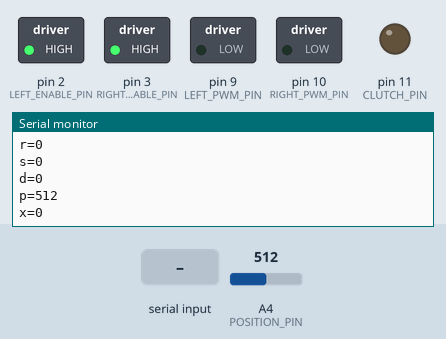
A sketch run on a simulated Arduino Nano, built with avr-gcc and run on an emulated ATmega328P. Parts: switched loads named in the sketch (green lamp = pin HIGH), output pins drawn as LEDs (lit = HIGH), the last lines printed to the serial monitor. The test bench sets the inputs (shaded band); at power-on: A4 (POSITION_PIN) = 512.

Above: at 1.2 s.
1.3 s: "1\n" received over Serial
At 1.9 s:
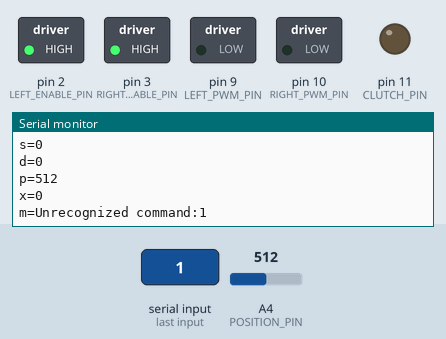
2.8 s: "i\n" received over Serial
At 2.96 s:
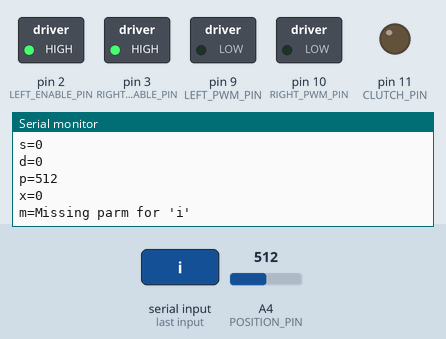
4.3 s: "90,45\n" received over Serial
At 4.9 s:
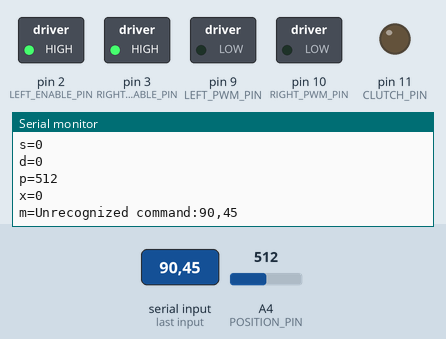

The sketch:

adrianAutoPilot.ino
```cpp
/*
Adrian Vrouwenvelder
November 2022
March 2023

Code is designed for Arduino Nano.
Code is designed to operate with the PWM-based IBT-2 Motor Control Board.

This motorcontroller is ascii-command driven.
Commands are single-letter, followed by one or more parameters.
Commands are terminated by newlines ('\n').
Carriage returns ('\r') are discarded and ignored.

*/

#include "commandbuffer.h"
#include "motorController.h"
#include "clutch.h"
#include "hexutil.h"

unsigned long latestStatusReportTime=0;
bool rebooted = true;

void setup() {
  // Serial.begin(9600);
  Serial.begin(115200);
  initClutch();
  initMotor();
}

void reportLimits() {
  Serial.println("l=" + String(getLimit(MotorDirectionLeft), DEC));
  Serial.println("r=" + String(getLimit(MotorDirectionRight), DEC));
}

void reportMotorSpeed() {
  Serial.println("s=" + String(getMotorSpeed(), DEC));
}

void reportClutchStatus() {
  String c;
  if (getClutch() == ClutchEnabled)
    c = "c=1";
  else
    c = "c=0";
  Serial.println(c);
}

void reportPosition() {
  int position = getPosition();
  Serial.println("p=" + String(position, DEC));
  switch (getLimitExceptionDirection()) {
    case MotorDirectionLeft: Serial.println("x=1"); break;
    case MotorDirectionRight: Serial.println("x=2"); break;
    default: Serial.println("x=0");
  }
}

void reportMotorDirection() {
  MotorDirection md = getMotorDirection();
  switch (getMotorDirection()) {
    case MotorDirectionLeft: Serial.println("d=1"); break;
    case MotorDirectionRight: Serial.println("d=2"); break;
    default: Serial.println("d=0"); break;
  }
}

void reportStatus() {
  reportClutchStatus();
  reportLimits();
  reportMotorSpeed();
  reportMotorDirection();
  reportPosition();
}


// Read a n-digit decimal number. Max is 255.
int getDecimal(char *decStr, uint8_t n) {
  int digits = n;
  int multiplier = 1;
  int result = 0;
  while (digits-- > 0) {
    result += multiplier * (decStr[digits] - '0');
    multiplier = multiplier * 10;
  }
  return result;
}


// Command interpreter and processor
void processCommand(char *command) {
  int cmdlen = (command != NULL) ? strlen(command) : 0;
  if (cmdlen > 0)  {
    char *parm = &command[1];
    switch (command[0]) {
    case 'c': // Engage or disengage Clutch. c1 is engage. c0 disengage
      if (cmdlen < 2) Serial.println("m=Missing parm for 'c'");
      else switch(command[1]) {
        case '1': setClutch(ClutchEnabled); break;
        case '0': setClutch(ClutchDisabled); break;
        default: Serial.println("m=Bad parm for 'c'");
      }
      break;
    case 'd': // Set motor direction. d1 d2 for left. d0 for stop.
      if (cmdlen < 2) Serial.println("m=Missing parm for 'd'");
      else switch(command[1]) {
        case '1': setMotorDirection(MotorDirectionLeft); break;
        case '2': setMotorDirection(MotorDirectionRight); break;
        case '0': setMotorDirection(MotorDirectionNeither); break;
        default: Serial.println("m=Bad parm for 'd'");
      }
      break;
    case 's': // Set motor speed. s123 = speed 123
      if (cmdlen < 4) Serial.println("m=Missing parm for 's'");
      else setMotorSpeed((uint8_t) getDecimal(parm, 3));
      break;
    case 'l': // Set left limit. e.g. l020 - Set left limit to 20.
      if (cmdlen < 5) Serial.println("m=Missing parm for 'l'");
      else setLimit(MotorDirectionLeft, getDecimal(parm, 4));
      break;
    case 'r': // Set right limit. e.g. r200 - Set left limit to 200.
      if (cmdlen < 5) Serial.println("m=Missing parm for 'r'");
      else setLimit(MotorDirectionRight, getDecimal(parm, 4));
      break;
    case 'i': // Set status interval. i0010 means set to 10ms
      if (cmdlen < 5) Serial.println("m=Missing parm for 'i'");
      else setStatusInterval(getDecimal(parm, 4));
      break;
    default:
      Serial.println("m=Unrecognized command:" + String(command));
    }
  }
}

void loop() {
  if (rebooted) {
    rebooted = false;
    Serial.println("m=REBOOTED"); // Signal to client that reinitialization may need to take place
  }
  unsigned long now = millis();

  // Get and process command
  if (Serial.available() > 0) {
    char *command = getCommandOrNULL(Serial.read());
    processCommand(command);
  }

  // Actuate motor
  readAndWritePins();

  // Possibly print reports.
  if (now < latestStatusReportTime) latestStatusReportTime = 0; // Deal with rollover (about 50 days)
  // Report motor position (limit) if it's time to do so.
  if ((now - latestStatusReportTime) >= getStatusInterval()) {
    reportStatus();
    latestStatusReportTime = now; // Update latest report time
  }
}
```

clutch.h
```cpp
/*
Adrian Vrouwenvelder
November 2022
March 2023
*/

#define CLUTCH_PIN (11) // OUTPUT

enum ClutchStatus {ClutchDisabled, ClutchEnabled};
ClutchStatus clutchStatus = ClutchDisabled;

ClutchStatus getClutch() {
    return clutchStatus;
}

void setClutch(ClutchStatus s) {
  if (s != clutchStatus) {
    clutchStatus = s;
    digitalWrite(CLUTCH_PIN, (clutchStatus == ClutchEnabled) ? HIGH: LOW);
  }
}

void initClutch() {
  pinMode(CLUTCH_PIN, OUTPUT);
  setClutch(ClutchDisabled); // Ensure clutch will be off initially, if not already so
}
```

commandbuffer.h
```cpp
#define CMDLEN (64)

char cmdBuffer[CMDLEN] = ""; // Circular buffer for collecting serial input
char cmd[CMDLEN] = ""; // Completed null-terminated command if isCommandComplete is true.
int cmdReadIdx = 0, cmdWriteIdx=0;


// Append character to command buffer.
// If command is complete and ready to consume, Return NULL-terminated command, without line termination (\n or \r) characters.
// If the command is incomplete or otherwise not ready to consume, return NULL .
char *getCommandOrNULL(char c) {
  if (c == '\r') return NULL; // Ignore carriage return chars.
  if (((cmdWriteIdx + 1) % CMDLEN) == cmdReadIdx) {
    Serial.println("ERR:FULLBUFF");
    return NULL;
  }
  cmdBuffer[cmdWriteIdx] = c;
  cmdWriteIdx = ((cmdWriteIdx + 1) % CMDLEN);
  if (c == '\n') {
    // We have a complete command - gather it and return it.
    int idx = 0;
    while (cmdReadIdx != cmdWriteIdx) {
      cmd[idx] = cmdBuffer[cmdReadIdx];
      if (cmd[idx] == '\n') cmd[idx] = '\0';
      cmdReadIdx = (cmdReadIdx + 1) % CMDLEN;
      ++idx;
    }
    return cmd;
  } else {
    cmd[0] = '\0';
    return NULL;
  }
}
```

hexutil.h
```cpp
#define hexDigit2Dec(h) (((h) >= '0' && (h) <= '9') ? ((h) - '0') : ((h) | 0x20) + 10 - 'a')
// Convert a two-nibble hex value (one byte, 8 bits) to a uint8_t.
// Always expectes there to be 2 bytes at hex.
// "7f" -> 127
uint8_t hexToDec(char *hex) {
  return (hexDigit2Dec(hex[0]) << 4) + hexDigit2Dec(hex[1]);
}

#define dec2hexDigit(nibble) ((nibble) <= 9 ? (nibble) + '0' : (nibble) - 10 + 'a')
// Print a 2-digit (one byte, two nibble) hex number for an 8-bit decimal value.
void printHex(uint8_t dec) {
  Serial.print(dec2hexDigit(dec >> 4));
  Serial.print(dec2hexDigit(dec & 0x0F));
}
```

motorController.h
```cpp
/*
Adrian Vrouwenvelder
November 2022
*/

// Pin definitions
#define LEFT_ENABLE_PIN (2) // OUTPUT
#define RIGHT_ENABLE_PIN (3) // OUTPUT
#define POSITION_PIN (A4) // INPUT. Position of thing being moved by the motor.
#define LEFT_PWM_PIN (9) // OUTPUT
#define RIGHT_PWM_PIN (10) // OUTPUT

#define DEFAULT_STATUS_INTERVAL_MS (1000)

// Defaults
#define MOTOR_FULLSPEED_VAL (255)
#define MOTOR_STOP_VAL (0)

enum MotorDirection {MotorDirectionNeither, MotorDirectionRight, MotorDirectionLeft};
uint8_t motorSpeed = MOTOR_STOP_VAL;
MotorDirection motorDirection = MotorDirectionNeither;
MotorDirection limitException = MotorDirectionNeither;
boolean motorSettingsChanged = true;
int leftPositionLimit, rightPositionLimit;
unsigned long statusInterval = DEFAULT_STATUS_INTERVAL_MS;
boolean lowerLimitIsLeft = true; // True iff the lower limit is left and the upper limit is right.

// speed is a value from 0 to 255.
void setMotorSpeed(uint8_t s) {
  if (s != motorSpeed) {
    motorSpeed = s;
    motorSettingsChanged = true;
  }
}

uint8_t getMotorSpeed() {
  return motorSpeed;
}

int getPosition() {
  return analogRead(POSITION_PIN);
}

// Returns: MotorDirectionLeft if beyond left. MotorDirectionRight if beyond right. MotorDirectionNeither if no limits exceeded.
MotorDirection getLimitExceptionDirection() {
  int position = getPosition();
  MotorDirection direction;
  // Since the position sensor may read either right > left , or left > right, detect this from the limits
  // and handle accordingly.
  int lowerLimit = (lowerLimitIsLeft) ? leftPositionLimit : rightPositionLimit;
  int upperLimit = (lowerLimitIsLeft) ? rightPositionLimit : leftPositionLimit;
  if (position < lowerLimit) direction = lowerLimitIsLeft ? MotorDirectionLeft : MotorDirectionRight;
  else if (position > upperLimit) direction = lowerLimitIsLeft ? MotorDirectionRight : MotorDirectionLeft;
  else direction = MotorDirectionNeither;
  if (direction != MotorDirectionNeither && direction == motorDirection) return direction;
  else return MotorDirectionNeither; // No fault if we're no longer going in the direction of the fault.
}

void initMotor() {
  pinMode(RIGHT_PWM_PIN, OUTPUT);
  pinMode(LEFT_PWM_PIN, OUTPUT);
  pinMode(RIGHT_ENABLE_PIN, OUTPUT);
  pinMode(LEFT_ENABLE_PIN, OUTPUT);
  pinMode(POSITION_PIN, INPUT);
  digitalWrite(RIGHT_ENABLE_PIN, HIGH);
  digitalWrite(LEFT_ENABLE_PIN, HIGH);
}

void setMotorDirection(MotorDirection direction) {
  if (direction != motorDirection) {
    motorDirection = direction;
    motorSettingsChanged = true;
  }
}

MotorDirection getMotorDirection() {
  return motorDirection;
}

void setStatusInterval(int intervalMs) {
  statusInterval = intervalMs;
}

int getStatusInterval() {
  return statusInterval;
}

int getLimit(MotorDirection limitSelector) {
  return (limitSelector == MotorDirectionRight) ? rightPositionLimit : leftPositionLimit;
}

void setLimit(MotorDirection limitSelector, int limit) {
  switch(limitSelector) {
  case MotorDirectionRight:
    rightPositionLimit = limit;
    motorSettingsChanged = true;
    break;
  case MotorDirectionLeft:
    leftPositionLimit = limit;
    motorSettingsChanged = true;
    break;
  }
  lowerLimitIsLeft = (leftPositionLimit < rightPositionLimit);
}

// Set the pins as required.
void readAndWritePins() {
  MotorDirection _limitException = getLimitExceptionDirection();
  motorSettingsChanged |= (_limitException != limitException);
  limitException = _limitException;
  if (motorSettingsChanged) {
    switch (motorDirection) {
    case MotorDirectionRight:
      analogWrite(LEFT_PWM_PIN, MOTOR_STOP_VAL);
      analogWrite(RIGHT_PWM_PIN, (limitException == MotorDirectionRight) ? MOTOR_STOP_VAL : motorSpeed);
      break;
    case MotorDirectionLeft:
      analogWrite(RIGHT_PWM_PIN, MOTOR_STOP_VAL);
      analogWrite(LEFT_PWM_PIN, (limitException == MotorDirectionLeft) ? MOTOR_STOP_VAL : motorSpeed);
      break;
    default:
      analogWrite(RIGHT_PWM_PIN, MOTOR_STOP_VAL);
      analogWrite(LEFT_PWM_PIN, MOTOR_STOP_VAL);
    }
    motorSettingsChanged = false;
  }
}
```

Measured:
- after the input at 1.3 s, the serial monitor: prints a new line at once (image 1)
- after the input at 2.8 s, the serial monitor: prints a new line at once (image 2)
- after the input at 4.3 s, the serial monitor: prints a new line at once (image 3)
